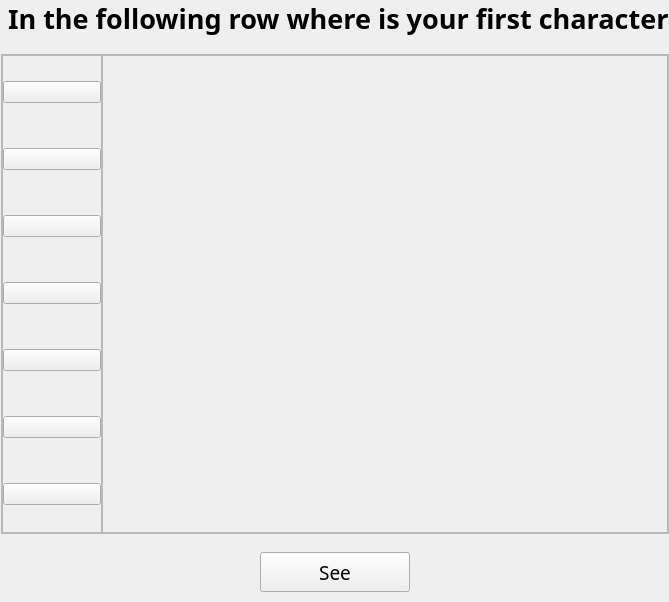
      <widget class="QWidget" name="row_page">
       <layout class="QVBoxLayout" name="verticalLayout_10">
        <property name="spacing">
         <number>0</number>
        </property>
        <property name="leftMargin">
         <number>1</number>
        </property>
        <property name="topMargin">
         <number>0</number>
        </property>
        <property name="rightMargin">
         <number>0</number>
        </property>
        <property name="bottomMargin">
         <number>10</number>
        </property>
        <item>
         <widget class="QLabel" name="row_heading">
          <property name="maximumSize">
           <size>
            <width>16777215</width>
            <height>50</height>
           </size>
          </property>
          <property name="font">
           <font>
            <family>Segoe UI Black</family>
            <pointsize>20</pointsize>
            <weight>75</weight>
            <bold>true</bold>
           </font>
          </property>
          <property name="text">
           <string> In the following row where is your first character</string>
          </property>
         </widget>
        </item>
        <item>
         <spacer name="verticalSpacer_8">
          <property name="orientation">
           <enum>Qt::Vertical</enum>
          </property>
          <property name="sizeType">
           <enum>QSizePolicy::Fixed</enum>
          </property>
          <property name="sizeHint" stdset="0">
           <size>
            <width>20</width>
            <height>17</height>
           </size>
          </property>
         </spacer>
        </item>
        <item>
         <widget class="QFrame" name="row_main_frame">
          <property name="minimumSize">
           <size>
            <width>0</width>
            <height>480</height>
           </size>
          </property>
          <property name="frameShape">
           <enum>QFrame::StyledPanel</enum>
          </property>
          <property name="frameShadow">
           <enum>QFrame::Raised</enum>
          </property>
          <layout class="QHBoxLayout" name="horizontalLayout_9">
           <property name="spacing">
            <number>0</number>
           </property>
           <property name="leftMargin">
            <number>0</number>
           </property>
           <property name="topMargin">
            <number>0</number>
           </property>
           <property name="rightMargin">
            <number>0</number>
           </property>
           <property name="bottomMargin">
            <number>0</number>
           </property>
           <item>
            <widget class="QFrame" name="frame">
             <property name="maximumSize">
              <size>
               <width>100</width>
               <height>16777215</height>
              </size>
             </property>
             <property name="frameShape">
              <enum>QFrame::StyledPanel</enum>
             </property>
             <property name="frameShadow">
              <enum>QFrame::Raised</enum>
             </property>
             <layout class="QVBoxLayout" name="verticalLayout_9">
              <property name="spacing">
               <number>20</number>
              </property>
              <property name="leftMargin">
               <number>0</number>
              </property>
              <property name="topMargin">
               <number>0</number>
              </property>
              <property name="rightMargin">
               <number>0</number>
              </property>
              <property name="bottomMargin">
               <number>0</number>
              </property>
              <item>
               <widget class="QPushButton" name="row_btn_1">
                <property name="text">
                 <string/>
                </property>
                <property name="icon">
                 <iconset>
                  <normaloff>Images/right.png</normaloff>Images/right.png</iconset>
                </property>
                <property name="iconSize">
                 <size>
                  <width>54</width>
                  <height>36</height>
                 </size>
                </property>
                <property name="shortcut">
                 <string>1</string>
                </property>
               </widget>
              </item>
              <item>
               <widget class="QPushButton" name="row_btn_2">
                <property name="text">
                 <string/>
                </property>
                <property name="icon">
                 <iconset>
                  <normaloff>Images/right.png</normaloff>Images/right.png</iconset>
                </property>
                <property name="iconSize">
                 <size>
                  <width>54</width>
                  <height>36</height>
                 </size>
                </property>
                <property name="shortcut">
                 <string>2</string>
                </property>
               </widget>
              </item>
              <item>
               <widget class="QPushButton" name="row_btn_3">
                <property name="text">
                 <string/>
                </property>
                <property name="icon">
                 <iconset>
                  <normaloff>Images/right.png</normaloff>Images/right.png</iconset>
                </property>
                <property name="iconSize">
                 <size>
                  <width>54</width>
                  <height>36</height>
                 </size>
                </property>
                <property name="shortcut">
                 <string>3</string>
                </property>
               </widget>
              </item>
              <item>
               <widget class="QPushButton" name="row_btn_4">
                <property name="text">
                 <string/>
                </property>
                <property name="icon">
                 <iconset>
                  <normaloff>Images/right.png</normaloff>Images/right.png</iconset>
                </property>
                <property name="iconSize">
                 <size>
                  <width>54</width>
                  <height>36</height>
                 </size>
                </property>
                <property name="shortcut">
                 <string>4</string>
                </property>
               </widget>
              </item>
              <item>
               <widget class="QPushButton" name="row_btn_5">
                <property name="text">
                 <string/>
                </property>
                <property name="icon">
                 <iconset>
                  <normaloff>Images/right.png</normaloff>Images/right.png</iconset>
                </property>
                <property name="iconSize">
                 <size>
                  <width>54</width>
                  <height>36</height>
                 </size>
                </property>
                <property name="shortcut">
                 <string>5</string>
                </property>
               </widget>
              </item>
              <item>
               <widget class="QPushButton" name="row_btn_6">
                <property name="text">
                 <string/>
                </property>
                <property name="icon">
                 <iconset>
                  <normaloff>Images/right.png</normaloff>Images/right.png</iconset>
                </property>
                <property name="iconSize">
                 <size>
                  <width>54</width>
                  <height>36</height>
                 </size>
                </property>
                <property name="shortcut">
                 <string>6</string>
                </property>
               </widget>
              </item>
              <item>
               <widget class="QPushButton" name="row_btn_7">
                <property name="text">
                 <string/>
                </property>
                <property name="icon">
                 <iconset>
                  <normaloff>Images/right.png</normaloff>Images/right.png</iconset>
                </property>
                <property name="iconSize">
                 <size>
                  <width>54</width>
                  <height>36</height>
                 </size>
                </property>
                <property name="shortcut">
                 <string>7</string>
                </property>
               </widget>
              </item>
             </layout>
            </widget>
           </item>
           <item>
            <widget class="QFrame" name="row_frame">
             <property name="frameShape">
              <enum>QFrame::StyledPanel</enum>
             </property>
             <property name="frameShadow">
              <enum>QFrame::Raised</enum>
             </property>
             <layout class="QHBoxLayout" name="horizontalLayout_8">
              <property name="leftMargin">
               <number>0</number>
              </property>
              <property name="topMargin">
               <number>0</number>
              </property>
              <property name="rightMargin">
               <number>0</number>
              </property>
              <property name="bottomMargin">
               <number>0</number>
              </property>
              <item>
               <layout class="QGridLayout" name="row_grid_layout"/>
              </item>
             </layout>
            </widget>
           </item>
          </layout>
         </widget>
        </item>
        <item>
         <spacer name="verticalSpacer_9">
          <property name="orientation">
           <enum>Qt::Vertical</enum>
          </property>
          <property name="sizeType">
           <enum>QSizePolicy::Fixed</enum>
          </property>
          <property name="sizeHint" stdset="0">
           <size>
            <width>20</width>
            <height>18</height>
           </size>
          </property>
         </spacer>
        </item>
        <item>
         <layout class="QHBoxLayout" name="horizontalLayout_10">
          <item>
           <spacer name="horizontalSpacer_9">
            <property name="orientation">
             <enum>Qt::Horizontal</enum>
            </property>
            <property name="sizeHint" stdset="0">
             <size>
              <width>40</width>
              <height>20</height>
             </size>
            </property>
           </spacer>
          </item>
          <item>
           <widget class="QPushButton" name="row_next">
            <property name="minimumSize">
             <size>
              <width>150</width>
              <height>40</height>
             </size>
            </property>
            <property name="font">
             <font>
              <family>Trebuchet MS</family>
              <pointsize>14</pointsize>
             </font>
            </property>
            <property name="text">
             <string>See</string>
            </property>
           </widget>
          </item>
          <item>
           <spacer name="horizontalSpacer_10">
            <property name="orientation">
             <enum>Qt::Horizontal</enum>
            </property>
            <property name="sizeHint" stdset="0">
             <size>
              <width>40</width>
              <height>20</height>
             </size>
            </property>
           </spacer>
          </item>
         </layout>
        </item>
       </layout>
      </widget>
